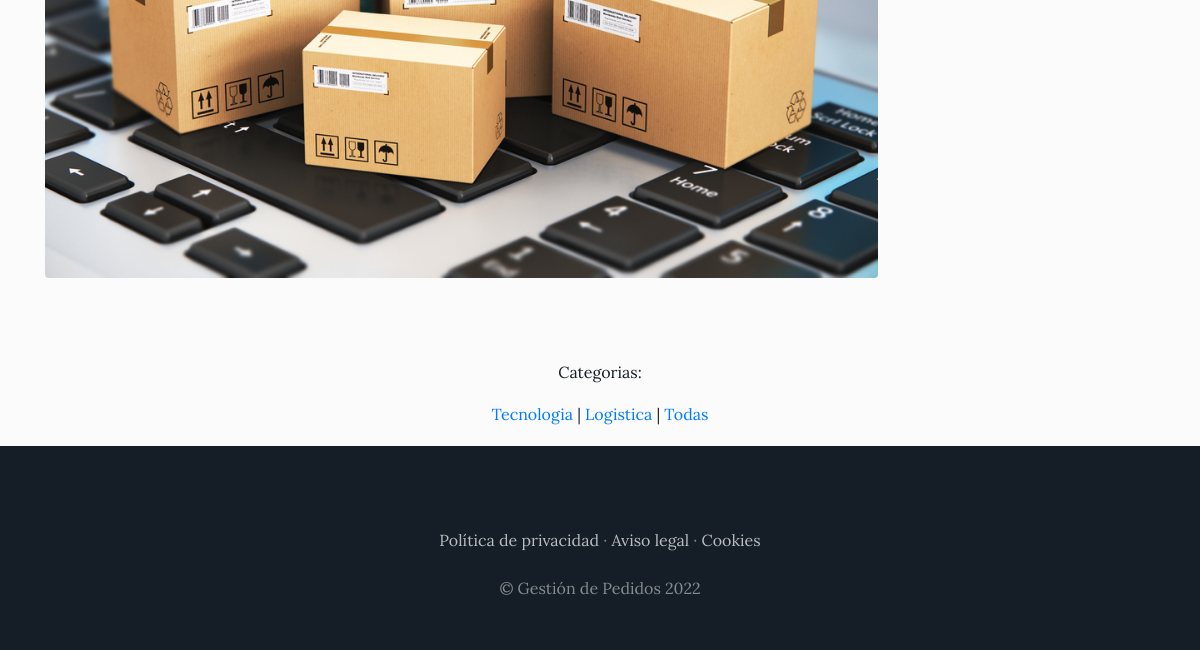
Before: /blog/categoria/3/ (lower part) with the older database file.
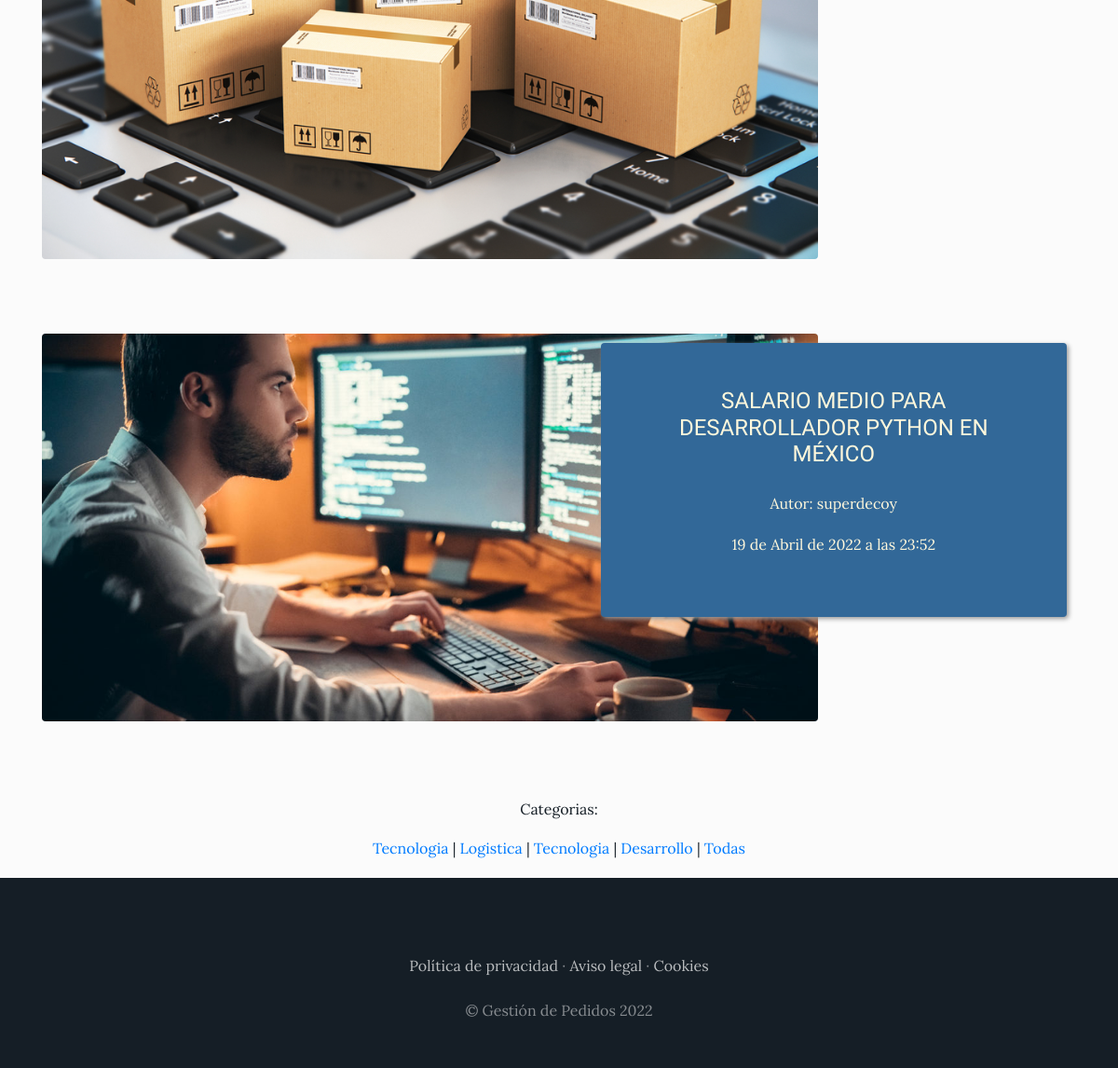
After: the same page with the newer database file.
### blog/models.py (models this page shows, shortened)
class Post(models.Model):
    titulo=models.CharField(max_length=50)
    contenido=models.CharField(max_length=250)
    imagen=models.ImageField(upload_to="blog")
    autor=models.ForeignKey(User, on_delete=models.CASCADE)
    categorias=models.ManyToManyField(Categoria)
    created=models.DateTimeField(auto_now_add=True)
    updated=models.DateTimeField(auto_now=True)
    class Meta:
        verbose_name='post'
        verbose_name_plural='posts'

class Categoria(models.Model):
    nombre=models.CharField(max_length=50)
    created=models.DateTimeField(auto_now_add=True)
    updated=models.DateTimeField(auto_now_add=True)
    class Meta:
        verbose_name='categoria'
        verbose_name_plural='categorias'

### blog/views.py (the view)
# urls.py: path('categoria/<int:categoria_id>/' ,views.categoria, name='Categoria'),
def categoria(request, categoria_id):
    categoria = Categoria.objects.get(id=categoria_id)
    posts = Post.objects.filter(categorias=categoria)
    return render(request, 'blog/categoria.html', {'categoria':categoria, 'posts': posts})

### carro/context_processor.py (called while the page is built)
def importe_total_carro(request):
    carro=Carro(request)
    total=0
    if request.user.is_authenticated:
        for key, value in request.session['carro'].items():
            total= total+float(value['precio'])
    return {'importe_total_carro': total}

### blog/templates/blog/categoria.html (shortened to what this page needs)
{% extends "proyectoWebApp/padre.html" %}
{% load static %}
{% block content %}
<br>
<br>
    {% for post in posts %}
        <section class="page-section clearfix">
            <div class="container">
               <a href="{% url 'Post' post.id %}">
                   <div class="intro">
                        <img class="intro-img img-fluid mb-3 mb-lg-0 rounded" src="{{post.imagen.url}}">
                        <div class="intro-text left-0 text-center bg-faded p-5 rounded" style="margin: 10px auto">
                            <h2 class="section-heading mb-4" >
                                <span class="section-heading-lower" style="font-size:24px;">{{post.titulo}}</span>
                            </h2>
                            <div>
                                <p>Autor: {{post.autor}}</p>
                                <p>{{post.updated}}</p>
                            </div>
                        </div>
                    </div>
                </a>
            </div>
        </section>
    {% endfor %}
    <section>
        <div style="width: 75%; margin: auto; text-align: center; color: #151E26; padding-bottom: 20px;">
            <p>Categorias: </p>
            {% for post in posts %}
                {% for categoria in post.categorias.all %}
                <a href="{% url 'Categoria' categoria.id %}"> {{categoria.nombre}}</a> |
                {% endfor %}
            {% endfor %}
            <a href="{% url 'Blog' %}">Todas</a>
        </div>
    </section>
{% endblock %}

Changed rows visible on the page:
added Post: imagen (picture), titulo "SALARIO MEDIO PARA DESARROLLADOR PYTHON EN MÉXICO", autor "superdecoy", updated "19 de Abril de 2022 a las 23:52", Categoria (nombre "Tecnologia")
added Categoria: nombre "Desarrollo"
